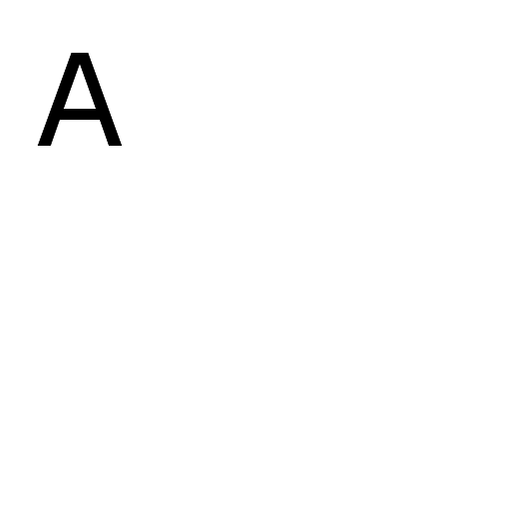
#> input picture feature_extraction/scale.png, 512 x 512 px
$ python compare_images.py scale.png scale.png   (Python 2 division)   (older library calls are emulated)
#> lines starting #> are read from the running program, lines starting #| are printed output that depends on the picture; after the words box and inside, x2 and y2 are one past the last pixel; in counts of white or black regions, pixels touching at a corner belong together
### feature_extraction/greyscale.py
#!/usr/bin/env python

from argparse import ArgumentParser

import ImageOps
import Image


# [6 lines left out: function parse_args, not called in this run]


def as_greyscale(image):
    if image.mode == 'L':
        return image
    else:
        return image.convert('L')


# [6 lines that do not run on import are left out]

### feature_extraction/black_and_white.py
#!/usr/bin/env python

from argparse import ArgumentParser

import ImageOps
import Image

from greyscale import as_greyscale

# [7 lines left out: function parse_args, not called in this run]


def as_black_and_white(image, split_point=128):
    image = as_greyscale(image)
    image = Image.eval(image, lambda px: 0 if px < split_point else 255)
    return image.convert('1', dither=Image.NONE)


# [6 lines that do not run on import are left out]

### feature_extraction/pixel_distribution.py
#!/usr/bin/env python

import sys
import math

try:
    import Image
except ImportError:
    print "PIL package required: easy_install PIL"
    sys.exit(1)

try:
    import numpy as np
except ImportError:
    print "Numpy package required: easy_install Numpy"
    sys.exit(1)

from greyscale import as_greyscale


def stats(black_points):
    xs = [x for x, y in black_points]
    ys = [y for x, y in black_points]
    c_x = np.mean(xs)
    c_y = np.mean(ys)
    std_x = np.std(xs)
    std_y = np.std(ys)

    sx = sy = 0
    for x, y in black_points:
        dx = (x - c_x)
        dy = (y - c_y)
        r = dx * dx + dy * dy
        sx += dx / r
        sy += dy / r
    ex_a = math.atan2(sy, sx)

    return c_x, c_y, std_x, std_y, ex_a


def black_points(image, thresh=127):
    points = []
    image = as_greyscale(image)
    data = np.array(image.getdata())
    data.shape = image.size[:2]
    width, height = image.size[:2]
    for x in range(width):
        for y in range(height):
            if data[x][y] < thresh:
                points.append((y, x))
    return points


# [4 lines that do not run on import are left out]

### feature_extraction/align_images.py
#! /usr/bin/env python

import argparse
import math
import csv

import Image
import ImageDraw
import numpy as np

import pixel_distribution
import black_and_white
import transform


# [49 lines left out: functions parse_args, bbcentre, draw_circle, mark_align, not called in this run]


def cal_align(image):
    image = black_and_white.as_black_and_white(image)
    black = pixel_distribution.black_points(image)
    return pixel_distribution.stats(black)


def diff_align(to, from_):
    cx = from_[0]
    cy = from_[1]
    tx = to[0] - cx
    ty = to[1] - cy
    assert(from_[2] != 0 and from_[3] != 0)
    sx = to[2] / from_[2]
    sy = to[3] / from_[3]
    #s = 0.5 * (sx + sy)
    ai = from_[4]
    aa = to[4]
    a = math.acos(np.sin(aa) * np.sin(ai) + np.cos(aa) * np.cos(ai))
    return cx, cy, sx, sy, a, tx, ty


def align_to(align_image, input_image, ignore_angle=True):
    diff = list(diff_align(cal_align(align_image), cal_align(input_image)))
    if ignore_angle:
        diff[4] = 0
    aff = transform.affine_transform(*diff)
    return transform.transform_image(input_image, aff)


# [19 lines that do not run on import are left out]

### feature_extraction/affine.py
#! /usr/bin/env python

import numpy as np

# [5 lines left out: function identity, not called in this run]


def rotation(angle):
    sa = np.sin(angle)
    ca = np.cos(angle)
    return np.array([
        [ca, -sa, 0],
        [sa, ca, 0],
        [0,  0, 1]
    ], dtype=float)


def translation(tx, ty):
    return np.array([
        [1, 0, 0],
        [0, 1, 0],
        [tx, ty, 1]
    ], dtype=float)


def scale(sx, sy=None):
    sy = sy or sx
    return np.array([
        [sx, 0, 0],
        [0, sy, 0],
        [0, 0, 1]
    ], dtype=float)


def multiply(*args):
    res = args[0]
    for A in args[1:]:
        res = res.dot(A)
    return res


def transform(dx, dy, stdrx, stdry, da):
    return multiply(translation(dx, dy), scale(stdrx, stdry), rotation(da))


def point(x, y):
    return np.array([x, y, 1], dtype=float)


def applytopoint(matrix, point):
    return point.dot(matrix)


def vars(b):
    """
    return the coefficients in the form which PIL likes.
    """
    a = np.array(np.matrix(b).I)
    return [a[0][0], a[1][0], a[2][0], a[0][1], a[1][1], a[2][1]]

### feature_extraction/transform.py
#! /usr/bin/env python

import Image
import affine
from argparse import ArgumentParser


# [13 lines left out: function parse, not called in this run]


def transform_image(image, aff, bkg="white"):
    mode = image.mode
    image = image.convert('RGBA') # add an alpha layer
    result = image.transform(image.size, Image.AFFINE, affine.vars(aff))
    output = Image.new('RGBA', image.size[:2], bkg)
    output.paste(result, (0, 0), result) # make sure the background is white
    return output.convert(mode)


def affine_transform(ox=0, oy=0, sx=1, sy=1, a=0, tx=0, ty=0):
    return affine.multiply(
        affine.translation(-ox, -oy), # put origin at (0, 0)
        affine.rotation(a), # (rotate)
        affine.scale(sx, sy), # scale image
        affine.translation(ox, oy), # translate origin back to top left
        affine.translation(tx, ty)) # move to new position


# [10 lines that do not run on import are left out]

### feature_extraction/compare_images.py
#!/usr/bin/env python

from argparse import ArgumentParser

import Image, ImageFilter
import numpy as np

import align_images

def parse_args():
    parser = ArgumentParser()
    parser.add_argument('gold', help="the image to compare against")
    parser.add_argument('candidate', help="the image to compare")
    return parser.parse_args()


def compare_images(A, B, scale=.4, align=True):
    if align:
        Bmatch = align_images.align_to(A, B).convert('L')
    else:
        Bmatch = B.convert('L')
    A = A.convert('L')
    new_shape = (np.array(A.size) * scale).astype(int)
    A = A.resize(new_shape, Image.ANTIALIAS)
    Bmatch = Bmatch.resize(new_shape, Image.ANTIALIAS)
    Bmatch = Bmatch.filter(ImageFilter.BLUR)
    A = A.filter(ImageFilter.BLUR)
    dataA = np.array(A.getdata())
    dataB = np.array(Bmatch.getdata())
    diff = abs(dataA - dataB)
    return float(diff.sum()) / np.prod(new_shape)


if __name__ == "__main__":
    options = parse_args()
    print compare_images(Image.open(options.gold), Image.open(options.candidate))
#> in as_greyscale, `return image.convert('L')`:
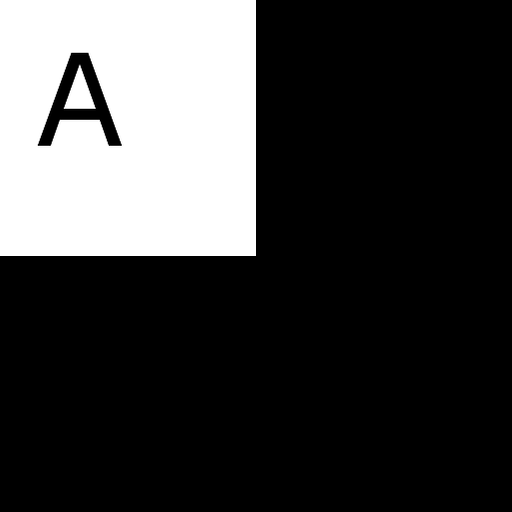
#> returned value: PIL image 512x512 L; min 0, max 255, mean 61.1
#> in as_black_and_white, `image = Image.eval(image, lambda px: 0 if px < split_point else 255)`: image: PIL image 512x512 L; 24% white; 2 white regions, box (x1, y1, x2, y2) and area: (0, 0, 256, 256) 62088, (64, 65, 96, 109) 724
#> in cal_align, `black = pixel_distribution.black_points(image)`: black = 199332 items
#> in stats, `c_x = np.mean(xs)`: c_x = 295.2
#> in stats, `c_y = np.mean(ys)`: c_y = 295.5
#> in stats, `std_x = np.std(xs)`: std_x = 142.8
#> in stats, `std_y = np.std(ys)`: std_y = 142.4
#> the loop in stats, `for x, y in black_points:` made 199332 passes
#> (dx, r, sx, sy) on passes 1 to 3: (-39.18, 88848.7, -0.000441, -0.00333), (-38.18, 88771.3, -0.000871, -0.00665), (-37.18, 88695.9, -0.00129, -0.00999)
#> after the loop in stats, `for x, y in black_points:`: sx = 68.51; sy = 69.11
#> in stats, `ex_a = math.atan2(sy, sx)`: ex_a = 0.79
#> the loop in stats (call 2), `for x, y in black_points:` made 199332 passes
#> in diff_align, `cx = from_[0]`: cx = 295.2
#> in diff_align, `cy = from_[1]`: cy = 295.5
#> in diff_align, `tx = to[0] - cx`: tx = 0
#> in diff_align, `sx = to[2] / from_[2]`: sx = 1
#> in diff_align, `ai = from_[4]`: ai = 0.79
#> in diff_align, `a = math.acos(np.sin(aa) * np.sin(ai) + np.cos(aa) * np.cos(ai))`: a = 0
#> in align_to, `diff = list(diff_align(cal_align(align_image), cal_align(input_image)))`: diff = [295.2, 295.5, 1, 1, 0, 0, 0]
#> in align_to, align_image is the input picture: PIL image 512x512 RGBA; mean R, G, B, A 61.1, 61.1, 61.1, 63.8
#> in rotation, `sa = np.sin(angle)`: sa = 0
#> in scale, `sy = sy or sx`: sy = 1
#> in multiply, `res = args[0]`: res = [[1, 0, 0], [0, 1, 0], [-295.2, -295.5, 1]]
#> the loop in multiply, `for A in args[1:]:` made 4 passes
#> res on passes 1 to 4: [[1, 0, 0], [0, 1, 0], [-295.2, -295.5, 1]], [[1, 0, 0], [0, 1, 0], [-295.2, -295.5, 1]], [[1, 0, 0], [0, 1, 0], [0, 0, 1]], [[1, 0, 0], [0, 1, 0], [0, 0, 1]]
#> in align_to, `aff = transform.affine_transform(*diff)`: aff = [[1, 0, 0], [0, 1, 0], [0, 0, 1]]
#> in transform_image, `output = Image.new('RGBA', image.size[:2], bkg)`: output: PIL image 512x512 RGBA; every value is 255
#> in compare_images, `A = A.filter(ImageFilter.BLUR)`:
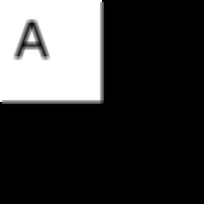
#> A: PIL image 204x204 L; min 0, max 255, mean 61.1
